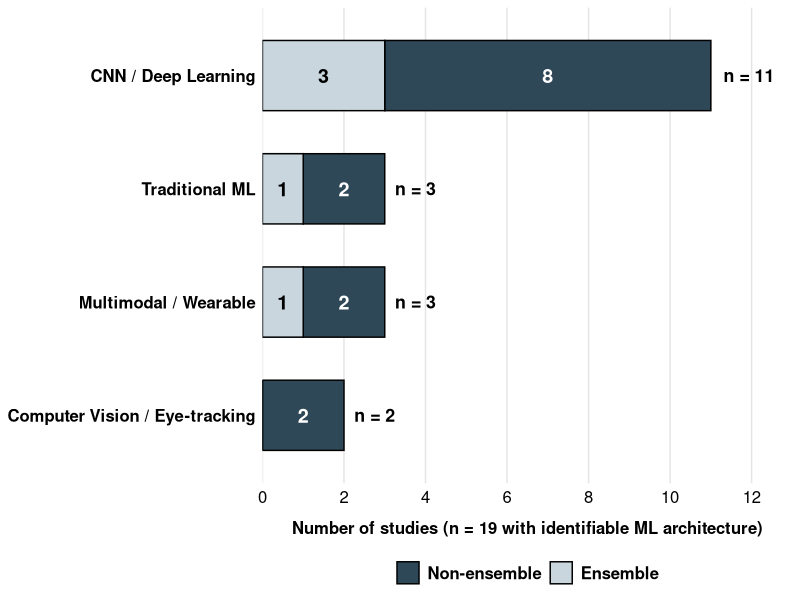
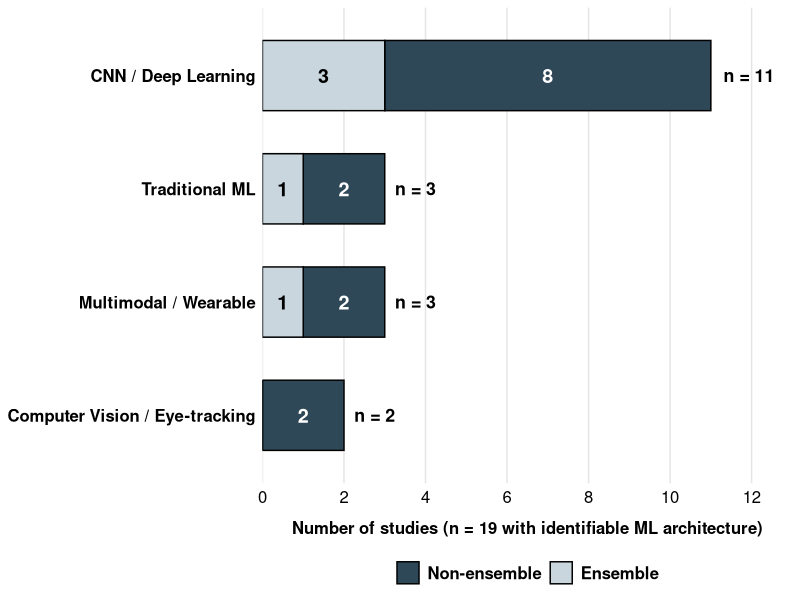

Here is the R script that generated these plots, in order:
library(ggplot2)
library(dplyr)

df_arch <- data.frame(
  Family = rep(c("CNN / Deep Learning",
                 "Traditional ML",
                 "Multimodal / Wearable",
                 "Computer Vision / Eye-tracking"), each = 2),
  Configuration = rep(c("Non-ensemble", "Ensemble"), times = 4),
  Studies = c(8, 3,
              2, 1,
              2, 1,
              2, 0)
)

df_arch$Family <- factor(df_arch$Family,
                         levels = c("Computer Vision / Eye-tracking",
                                    "Multimodal / Wearable",
                                    "Traditional ML",
                                    "CNN / Deep Learning"))
df_arch$Configuration <- factor(df_arch$Configuration,
                                levels = c("Non-ensemble", "Ensemble"))

totals <- df_arch %>% group_by(Family) %>% summarise(Total = sum(Studies))

colors_conf <- c("Non-ensemble" = "#2F4858",
                 "Ensemble"     = "#C9D6DE")

p <- ggplot(df_arch, aes(x = Studies, y = Family, fill = Configuration)) +
  geom_bar(stat = "identity", width = 0.62,
           colour = "black", linewidth = 0.5) +
  geom_text(aes(label = ifelse(Studies > 0, Studies, ""),
                colour = Configuration),
            position = position_stack(vjust = 0.5),
            size = 5, fontface = "bold", show.legend = FALSE) +
  geom_text(data = totals, inherit.aes = FALSE,
            aes(x = Total, y = Family, label = paste0("n = ", Total)),
            hjust = -0.25, size = 4.5, fontface = "bold", colour = "black") +
  scale_fill_manual(values = colors_conf, name = NULL) +
  scale_colour_manual(values = c("Non-ensemble" = "white",
                                 "Ensemble"     = "black")) +
  scale_x_continuous(limits = c(0, 13), breaks = seq(0, 12, 2), expand = c(0, 0)) +
  labs(x = "Number of studies (n = 19 with identifiable ML architecture)", y = NULL) +
  theme_minimal(base_family = "sans") +
  theme(legend.position = "bottom",
        legend.text = element_text(size = 12, face = "bold", colour = "black"),
        axis.text.y = element_text(size = 12, face = "bold", colour = "black"),
        axis.text.x = element_text(size = 12, colour = "black"),
        axis.title.x = element_text(size = 12, face = "bold", colour = "black",
                                    margin = margin(t = 10)),
        panel.grid.major.y = element_blank(),
        panel.grid.minor = element_blank(),
        panel.grid.major.x = element_line(colour = "gray90"))

ggsave("../images/fig_4.png", plot = p, width = 9, height = 5.2, dpi = 300)
ggsave("../images/fig_4.pdf", plot = p, width = 9, height = 5.2)
